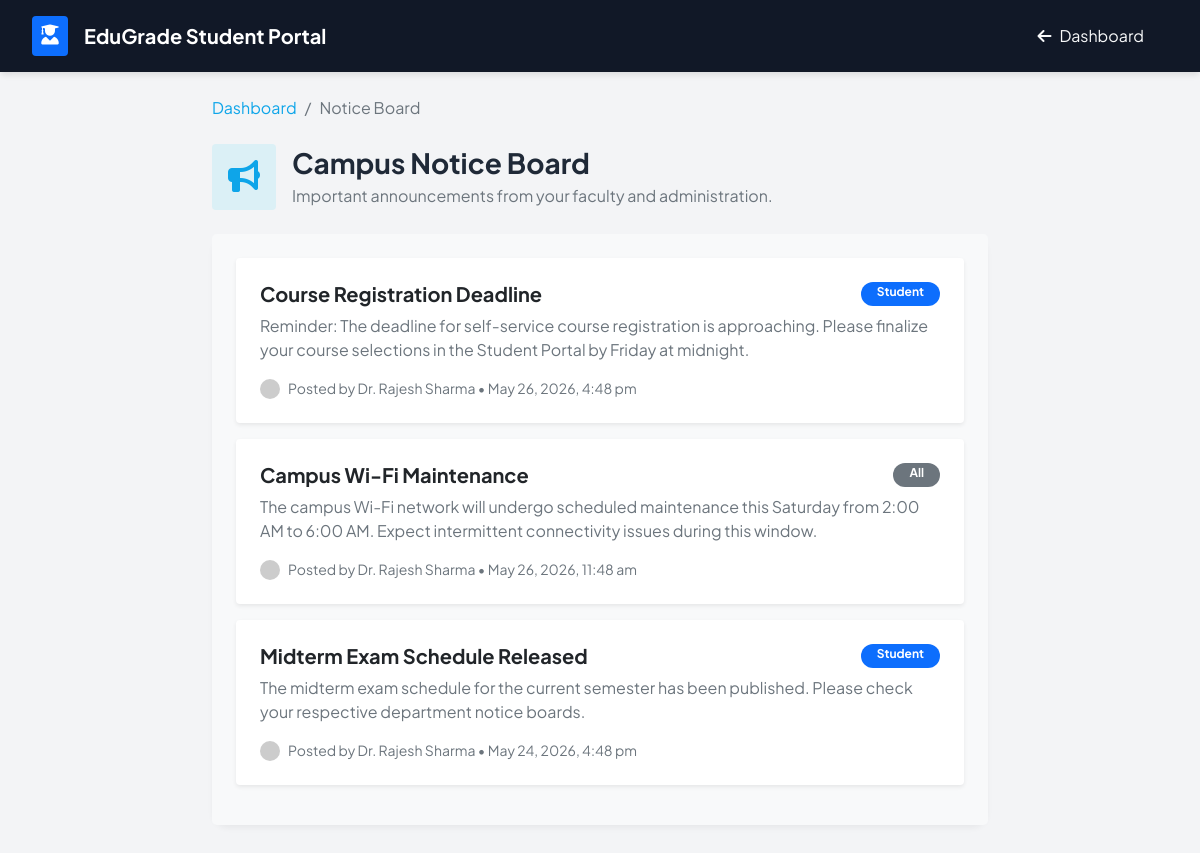
Page /my_notices.php (signed in) on the committed database.
### tables this page shows
CREATE TABLE `announcements` (
  `id` int(11) NOT NULL,
  `title` varchar(255) NOT NULL,
  `message` text NOT NULL,
  `target_role` enum('all','student','faculty') DEFAULT 'all',
  `created_by` int(11) DEFAULT NULL,
  `created_at` timestamp NOT NULL DEFAULT current_timestamp()
);

CREATE TABLE `users` (
  `id` int(11) NOT NULL,
  `username` varchar(50) NOT NULL,
  `password` varchar(255) NOT NULL,
  `full_name` varchar(100) NOT NULL,
  `email` varchar(100) DEFAULT NULL,
  `role` enum('student','faculty','admin') DEFAULT 'student',
  `created_at` timestamp NOT NULL DEFAULT current_timestamp()
);

### my_notices.php (the view, shortened to what this page needs)
<?php
require_once 'config.php';
$announcements = $pdo->query("
    SELECT a.*, u.full_name
    FROM announcements a
    JOIN users u ON a.created_by = u.id
    WHERE a.target_role IN ('all', 'student')
    ORDER BY a.created_at DESC
    LIMIT 50
")->fetchAll();
?>
<!DOCTYPE html>
<html lang="en">
<head>
    <link href="https://cdn.jsdelivr.net/npm/bootstrap@5.1.3/dist/css/bootstrap.min.css" rel="stylesheet">
    <link rel="stylesheet" href="https://cdnjs.cloudflare.com/ajax/libs/font-awesome/6.0.0/css/all.min.css">
</head>
<body>
    <nav class="top-navbar d-flex justify-content-between align-items-center mb-4">
        <div class="d-flex align-items-center">
            <div class="bg-primary text-white rounded p-2 me-3"><i class="fas fa-user-graduate fs-5"></i></div>
            <h5 class="mb-0 fw-bold">EduGrade Student Portal</h5>
        </div>
        <a href="student_dashboard.php" class="btn btn-outline-light rounded-pill px-4 fw-semibold border-0"><i class="fas fa-arrow-left me-2"></i>Dashboard</a>
    </nav>
    <div class="container pb-5" style="max-width: 800px;">
        <nav aria-label="breadcrumb" class="mb-4">
            <ol class="breadcrumb">
                <li class="breadcrumb-item"><a href="student_dashboard.php" class="text-decoration-none fw-semibold" style="color: #0ea5e9;">Dashboard</a></li>
                <li class="breadcrumb-item active">Notice Board</li>
            </ol>
        </nav>
        <div class="d-flex align-items-center mb-4">
            <div class="bg-info bg-opacity-10 text-info rounded p-3 me-3" style="color: #0ea5e9 !important;">
                <i class="fas fa-bullhorn fa-2x"></i>
            </div>
            <div>
                <h3 class="fw-bold mb-1">Campus Notice Board</h3>
                <p class="text-muted mb-0">Important announcements from your faculty and administration.</p>
            </div>
        </div>
        <div class="card card-modern">
            <div class="card-body p-4 bg-light rounded-3">
                <?php foreach($announcements as $a):
                    $badge = $a['target_role'] == 'all' ? 'bg-secondary' : 'bg-primary';
                ?>
                <div class="card border-0 shadow-sm mb-3">
                    <div class="card-body p-4">
                        <div class="d-flex justify-content-between mb-2">
                            <h5 class="fw-bold mb-0 text-dark"><?php echo htmlspecialchars($a['title']); ?></h5>
                            <span class="badge <?php echo $badge; ?> rounded-pill px-3 text-capitalize"><?php echo $a['target_role']; ?></span>
                        </div>
                        <p class="text-secondary mb-3" style="white-space: pre-wrap;"><?php echo htmlspecialchars($a['message']); ?></p>
                        <div class="d-flex align-items-center text-muted small fw-medium">
                            <img src="https://ui-avatars.com/api/?name=<?php echo urlencode($a['full_name']); ?>&background=f1f5f9" class="rounded-circle me-2" width="20" height="20">
                            Posted by <?php echo htmlspecialchars($a['full_name']); ?> • <?php echo date("F j, Y, g:i a", strtotime($a['created_at'])); ?>
                        </div>
                    </div>
                </div>
                <?php endforeach; ?>
            </div>
        </div>
    </div>
</body>
</html>

### my_notices.php (style rules this page uses)
body { font-family: 'Plus Jakarta Sans', sans-serif; background-color: #f3f4f6; color: #1f2937; }
.top-navbar { background-color: #111827; color: white; padding: 1rem 2rem; box-shadow: 0 4px 6px -1px rgba(0,0,0,0.1); }
.card-modern { border-radius: 16px; border: none; box-shadow: 0 4px 6px -1px rgba(0,0,0,0.05); background: #ffffff; }

### rows in the picture
announcements: title "Course Registration Deadline", target_role "Student", message "Reminder: The deadline for self-service course registration is approaching. Please finalize your course selections in the Student Portal by Friday at midnight.", created_by.full_name "Dr. Rajesh Sharma", created_at "May 26, 2026, 4:48 pm"
announcements: title "Campus Wi-Fi Maintenance", target_role "All", message "The campus Wi-Fi network will undergo scheduled maintenance this Saturday from 2:00 AM to 6:00 AM. Expect intermittent connectivity issues during this window.", created_by.full_name "Dr. Rajesh Sharma", created_at "May 26, 2026, 11:48 am"
announcements: title "Midterm Exam Schedule Released", target_role "Student", message "The midterm exam schedule for the current semester has been published. Please check your respective department notice boards.", created_by.full_name "Dr. Rajesh Sharma", created_at "May 24, 2026, 4:48 pm"
